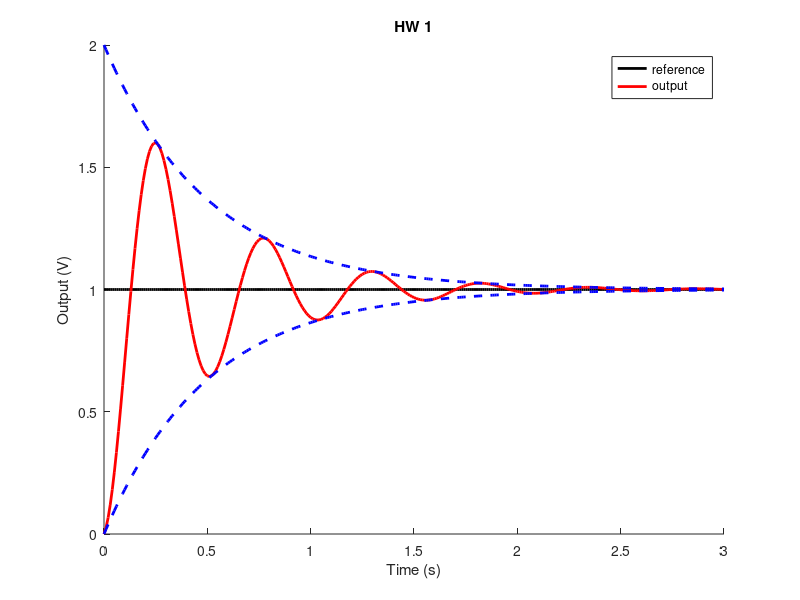

Write MATLAB code to recreate this figure.
clc
clear

a = -2;
w = 12;


xlim = 3;
step = 0.01;
range = xlim/step + 1;

t = 0:step:xlim;

V1(1:range) = 1;
V2(1:range) = 0;
for c=1:range
    V2(c) = 1 - exp(a*t(c))*cos(w*t(c));
end
V3(1:range) = 0;
for c=1:range
    V3(c) = 1 - exp(a*t(c));
end
V4(1:range) = 0;
for c=1:range
    V4(c) = 1 + exp(a*t(c));
end

figure();
%plot([0,3],[0,0],'LineStyle','-','Color',[0,0,0],'LineWidth',1);

hold on;
p1 = plot(t,V1,'LineStyle','-','Color','k','LineWidth',2);
p2 = plot(t,V2,'LineStyle','-','Color','r','LineWidth',2);
p3 = plot(t,V3,'LineStyle','--','Color','b','LineWidth',2);
p4 = plot(t,V4,'LineStyle','--','Color','b','LineWidth',2);


hold off;

axis([0,3,0,2]);
title('HW 1');
xlabel('Time (s)');
ylabel('Output (V)');
legend([p1,p2],'reference','output',...
'Location','northeast');
